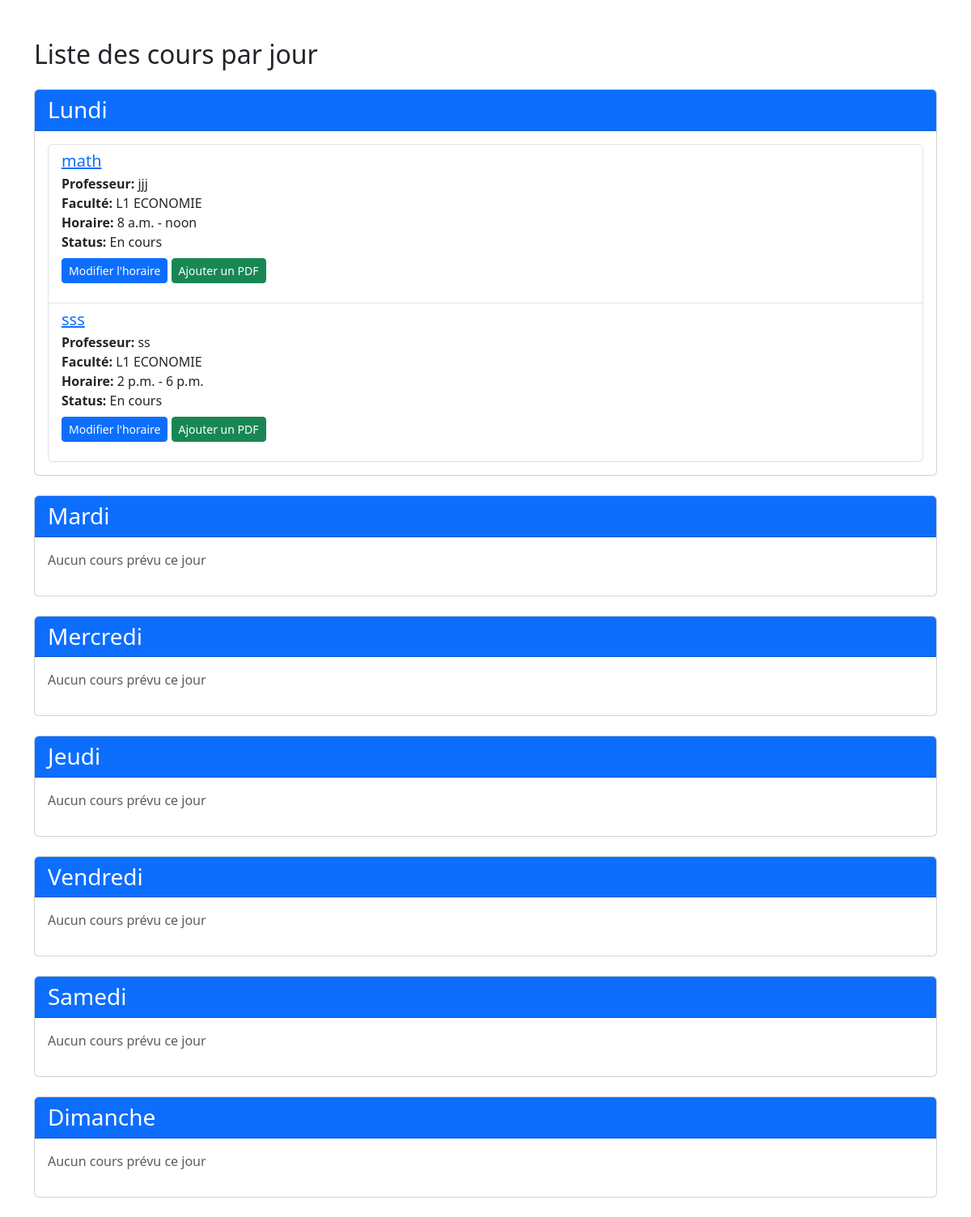
The app's page /schedule/ (signed in) with its own data.
### schedule/models.py (models this page shows, shortened)
class Course(models.Model):
    name = models.CharField(max_length=255)
    professor = models.CharField(max_length=255)
    total_hours = models.FloatField()
    faculty = models.ForeignKey(Faculty, on_delete=models.CASCADE)
    finished = models.BooleanField(default=False)

class Faculty(models.Model):
    name = models.CharField(max_length=255)
    level = models.CharField(max_length=255, null=True, blank=True)
    head_of_faculty = models.CharField(max_length=255, null=True, blank=True)

class CourseSchedule(models.Model):
    course = models.ForeignKey(Course, on_delete=models.CASCADE)
    day_of_week = models.CharField(max_length=10, choices=[
        ('Monday', 'Monday'), ('Tuesday', 'Tuesday'), ('Wednesday', 'Wednesday'),
        ('Thursday', 'Thursday'), ('Friday', 'Friday'), ('Saturday', 'Saturday'),
        ('Sunday', 'Sunday')
    ])
    start_time = models.TimeField()
    end_time = models.TimeField()

### schedule/views.py (the view)
# urls.py: path('', views.course_list, name='course_list'),
@login_required
def course_list(request):
    day_translation = {
        'Monday': 'Lundi',
        'Tuesday': 'Mardi',
        'Wednesday': 'Mercredi',
        'Thursday': 'Jeudi',
        'Friday': 'Vendredi',
        'Saturday': 'Samedi',
        'Sunday': 'Dimanche'
    }
    days_of_week = ['Lundi', 'Mardi', 'Mercredi', 'Jeudi', 'Vendredi', 'Samedi', 'Dimanche']
    if request.user.is_superuser:
        courses = Course.objects.prefetch_related('courseschedule_set')
    elif not request.user.is_staff:
        courses = Course.objects.filter(faculty__userprofile__user=request.user).prefetch_related('courseschedule_set')
    else:
        cp_profile = CPProfile.objects.get(user=request.user)
        courses = Course.objects.filter(faculty=cp_profile.faculty).prefetch_related('courseschedule_set')
    courses_by_day = {day: [] for day in days_of_week}
    for course in courses:
        for schedule in course.courseschedule_set.all():
            french_day = day_translation.get(schedule.day_of_week)
            if french_day:
                courses_by_day[french_day].append({
                    'course': course,
                    'schedule': schedule
                })
    context = {
        'days_of_week': days_of_week,
        'courses_by_day': courses_by_day
    }
    return render(request, 'schedule/course_list.html', context)

### schedule/templatetags/schedule_tags.py (called while the page is built)
@register.filter
def get_item(dictionary, key):
    return dictionary.get(key, [])

### schedule/templates/schedule/course_list.html (shortened to what this page needs)
<!DOCTYPE html>
{% load schedule_tags %}
<html>
<head>
    <link href="https://cdn.jsdelivr.net/npm/bootstrap@5.3.0/dist/css/bootstrap.min.css" rel="stylesheet">
</head>
<body class="container mt-5">
    <h2 class="mb-4">Liste des cours par jour</h2>
    {% for day in days_of_week %}
        <div class="card mb-4">
            <div class="card-header bg-primary text-white">
                <h3 class="mb-0">{{ day }}</h3>
            </div>
            <div class="card-body">
                {% if courses_by_day|get_item:day %}
                    <div class="list-group">
                    {% for item in courses_by_day|get_item:day %}
                        <div class="list-group-item">
                            <h5 class="mb-1">
    <a href="#" data-bs-toggle="modal" data-bs-target="#modalCourseFiles{{ item.course.id }}">
        {{ item.course.name }}
    </a>
</h5>
<p class="mb-1">
    <strong>Professeur:</strong> {{ item.course.professor }}<br>
    <strong>Faculté:</strong> {{ item.course.faculty.name }}<br>
    <strong>Horaire:</strong> {{ item.schedule.start_time }} - {{ item.schedule.end_time }}<br>
    <strong>Status:</strong> {{ item.course.finished|yesno:"Terminé,En cours" }}
    {% if perms.schedule.change_courseschedule %}
    <div class="mt-2">
        <a href="{% url 'schedule:edit_schedule' item.schedule.id %}" class="btn btn-sm btn-primary">
             Modifier l'horaire
        </a>
        <button type="button" class="btn btn-sm btn-success" data-bs-toggle="modal" data-bs-target="#modalCourseFiles{{ item.course.id }}">Ajouter un PDF</button>
    </div>
    {% endif %}
</p>
                        </div>
                    {% endfor %}
                    </div>
                {% else %}
                    <p class="text-muted">Aucun cours prévu ce jour</p>
                {% endif %}
            </div>
        </div>
    {% endfor %}
</body>
</html>

### records on screen
Course: course.name "math", course.professor "jjj", course.faculty.name "L1 ECONOMIE", schedule.start_time "8 a.m.", schedule.end_time "noon", course.finished "En cours"
Course: course.name "sss", course.professor "ss", course.faculty.name "L1 ECONOMIE", schedule.start_time "2 p.m.", schedule.end_time "6 p.m.", course.finished "En cours"

### other values on screen
{{ day }} "Lundi" "Mardi" "Mercredi" "Jeudi" "Vendredi" "Samedi" "Dimanche"
